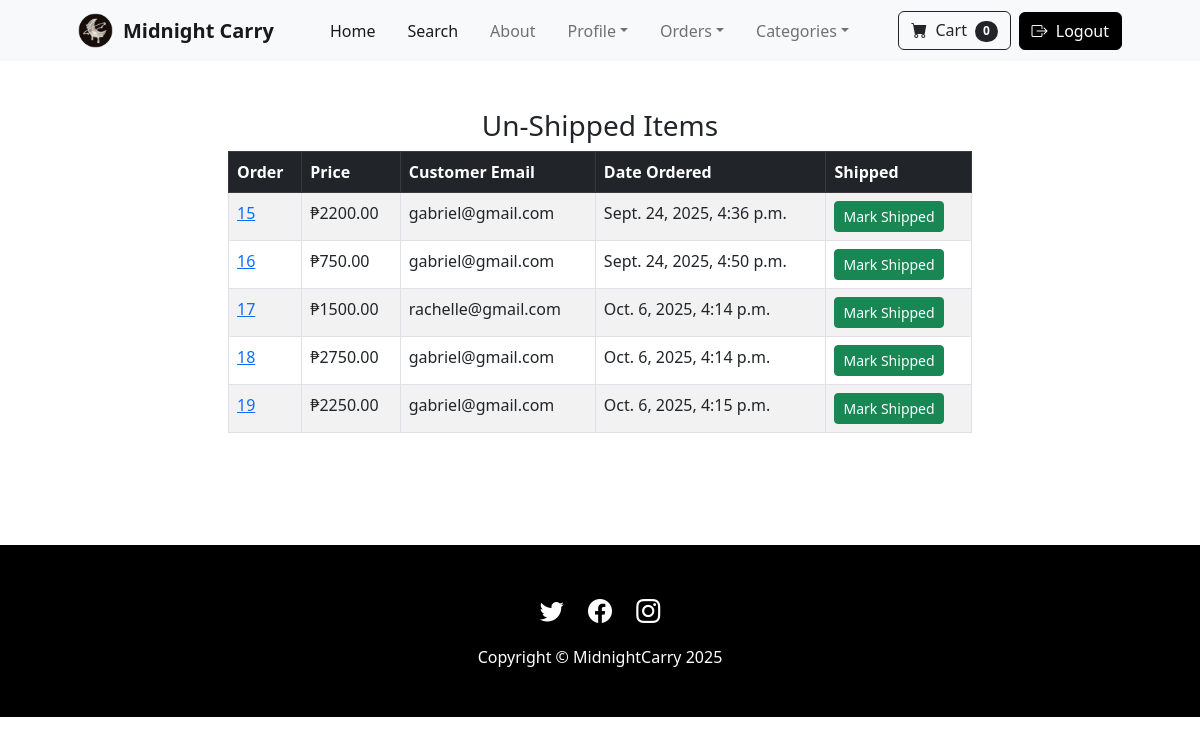
The app's page /payment/not_shipped_dash (signed in) with its own data.
### payment/models.py (models this page shows, shortened)
class Order(models.Model):
	user = models.ForeignKey(User, on_delete=models.CASCADE, null=True, blank=True)
	full_name = models.CharField(max_length=250)
	email = models.EmailField(max_length=250)
	shipping_address = models.TextField(max_length=15000)
	amount_paid = models.DecimalField(max_digits=7, decimal_places=2)
	date_ordered = models.DateTimeField(auto_now_add=True)
	shipped = models.BooleanField(default=False)
	date_shipped = models.DateTimeField(blank=True, null=True)

### payment/views.py (the view, shortened to what this page needs)
# urls.py: path('not_shipped_dash', views.not_shipped_dash, name="not_shipped_dash"),
def not_shipped_dash(request):
    if request.user.is_authenticated and request.user.is_superuser:
        orders = Order.objects.filter(shipped=False)
        return render(request, "payment/not_shipped_dash.html", {"orders": orders})
    else:
        messages.success(request, "Access Denied")
        return redirect('home')

### cart/cart.py (called while the page is built)
	def __len__(self):
		return len(self.cart)

### cart/context_processors.py (called while the page is built)
def cart(request):
	return {'cart': Cart(request)}

### payment/templates/payment/not_shipped_dash.html (shortened to what this page needs)
{% extends 'base.html' %}
{% block content %}
        <div class="container">
        	<div class="row">
        		<center>
        			<div class="col-8">
        				<br/><br/>
<h3>Un-Shipped Items</h3>
<table class="table table-striped table-hover table-bordered">
  <thead class="table-dark">
    <tr>
      <th scope="col">Order</th>
      <th scope="col">Price</th>
      <th scope="col">Customer Email</th>
      <th scope="col">Date Ordered</th>
      <th scope="col">Shipped</th>
    </tr>
  </thead>
  <tbody>
  	{% for item in orders %}
    <tr>
      <td><a href="{% url 'orders' item.id %}">{{ item.id }}</a></td>
      <td>₱{{ item.amount_paid }}</td>
      <td>{{ item.email }}</td>
      <td>{{ item.date_ordered }}</td>
      <td>
        <form method="POST">
          <button type="Submit" class="btn btn-success btn-sm">Mark Shipped</button>
        </form>
      </td>
    </tr>
    {% endfor %}
  </tbody>
</table>
<br/><br/>
<br/><br/>
        			</div>
        		</center>
        	</div>
        </div>
{% endblock %}

### records on screen
Order: id "15", amount_paid "2200.00", email "gabriel@gmail.com", date_ordered "Sept. 24, 2025, 4:36 p.m."
Order: id "16", amount_paid "750.00", email "gabriel@gmail.com", date_ordered "Sept. 24, 2025, 4:50 p.m."
Order: id "17", amount_paid "1500.00", email "rachelle@gmail.com", date_ordered "Oct. 6, 2025, 4:14 p.m."
Order: id "18", amount_paid "2750.00", email "gabriel@gmail.com", date_ordered "Oct. 6, 2025, 4:14 p.m."
Order: id "19", amount_paid "2250.00", email "gabriel@gmail.com", date_ordered "Oct. 6, 2025, 4:15 p.m."

### other values on screen
{{ cart|length }} "0"
